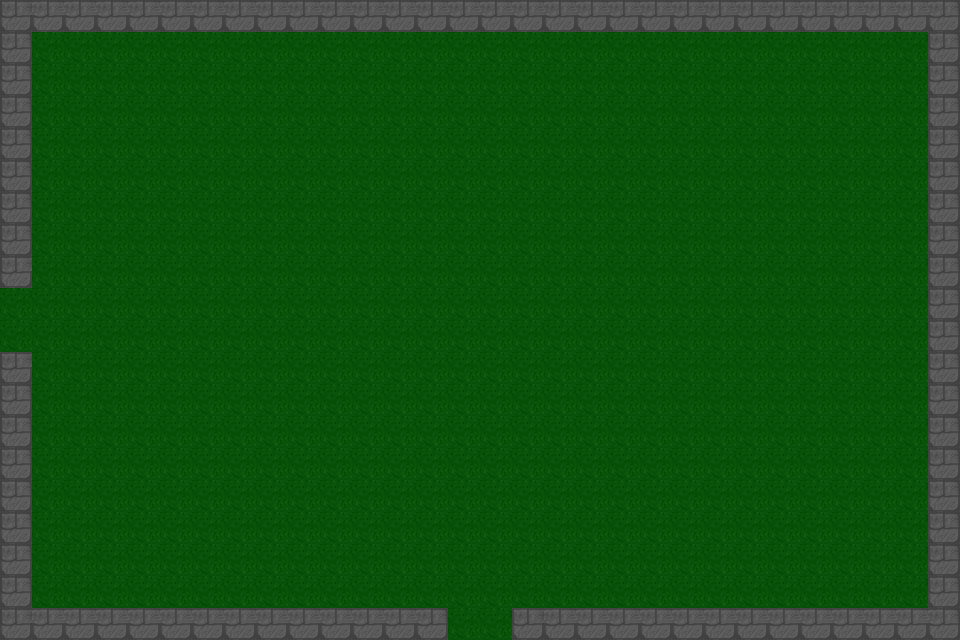

Below is a game level as drawn by its tile map, then a one-line description and the .tmx file that defines it, in full:
An orthogonal 30x20 tile map with 32x32 px tiles, 1 tile layer (Tile layer 1), 2 tilesets and 58 objects.

<map version="1.10" tiledversion="1.11.2" orientation="orthogonal" renderorder="right-down" width="30" height="20" tilewidth="32" tileheight="32" infinite="0" nextlayerid="3" nextobjectid="1">
    <tileset firstgid="1" name="Town Tileset" tilewidth="32" tileheight="32" tilecount="64" columns="8">
        <image source="../../../tiles/World H Tileset.png" trans="ff00ff" width="256" height="256" />
        <tile id="4">
            <objectgroup draworder="index" id="2">
                <object id="1" x="0" y="0" width="32" height="32" />
            </objectgroup>
        </tile>
        <tile id="5">
            <objectgroup draworder="index" id="2">
                <object id="1" x="0" y="0" width="32" height="32" />
            </objectgroup>
        </tile>
        <tile id="6">
            <objectgroup draworder="index" id="2">
                <object id="1" x="0" y="0" width="32" height="32" />
            </objectgroup>
        </tile>
        <tile id="7">
            <objectgroup draworder="index" id="2">
                <object id="1" x="0" y="0" width="32" height="32" />
            </objectgroup>
        </tile>
        <tile id="8">
            <objectgroup draworder="index" id="2">
                <object id="1" x="0" y="0" width="32" height="32" />
            </objectgroup>
        </tile>
        <tile id="10">
            <objectgroup draworder="index" id="2">
                <object id="1" x="0" y="32" width="32" height="0" />
            </objectgroup>
        </tile>
        <tile id="11">
            <objectgroup draworder="index" id="2">
                <object id="1" x="0" y="32" width="32" height="0" />
                <object id="2" x="32" y="0" width="0" height="32" />
            </objectgroup>
        </tile>
        <tile id="12">
            <objectgroup draworder="index" id="2">
                <object id="1" x="32" y="0" width="0" height="32" />
            </objectgroup>
        </tile>
        <tile id="13">
            <objectgroup draworder="index" id="2">
                <object id="1" x="0" y="32" width="32" height="0" />
                <object id="2" x="0" y="32" width="32" height="0" />
                <object id="3" x="0" y="0" width="0" height="32" />
            </objectgroup>
        </tile>
        <tile id="14">
            <objectgroup draworder="index" id="2">
                <object id="1" x="0" y="0" width="0" height="32" />
            </objectgroup>
        </tile>
        <tile id="16">
            <objectgroup draworder="index" id="2">
                <object id="1" x="0" y="0" width="32" height="32" />
            </objectgroup>
        </tile>
        <tile id="24">
            <objectgroup draworder="index" id="2">
                <object id="1" x="0" y="0" width="32" height="32" />
            </objectgroup>
        </tile>
    </tileset>
    <tileset firstgid="65" name="Dungeon Crawler Tileset" tilewidth="32" tileheight="32" tilecount="100" columns="10">
        <image source="../../../tiles/Dungeon_Tile.png" trans="" width="320" height="320" />
        <tile id="2">
            <objectgroup draworder="index" id="2">
                <object id="1" x="0" y="0" width="32" height="32" />
            </objectgroup>
        </tile>
        <tile id="3">
            <objectgroup draworder="index" id="2">
                <object id="1" x="0" y="0" width="32" height="32" />
            </objectgroup>
        </tile>
        <tile id="4">
            <objectgroup draworder="index" id="2">
                <object id="1" x="0" y="0" width="32" height="32" />
            </objectgroup>
        </tile>
        <tile id="5">
            <objectgroup draworder="index" id="2">
                <object id="1" x="0" y="0" width="32" height="32" />
            </objectgroup>
        </tile>
        <tile id="6">
            <objectgroup draworder="index" id="2">
                <object id="1" x="0" y="0" width="32" height="32" />
            </objectgroup>
        </tile>
        <tile id="8">
            <objectgroup draworder="index" id="2">
                <object id="1" x="0" y="0" width="32" height="32" />
            </objectgroup>
        </tile>
        <tile id="12">
            <objectgroup draworder="index" id="2">
                <object id="1" x="0" y="0" width="32" height="32" />
            </objectgroup>
        </tile>
        <tile id="13">
            <objectgroup draworder="index" id="2">
                <object id="1" x="0" y="0" width="32" height="32" />
            </objectgroup>
        </tile>
        <tile id="14">
            <objectgroup draworder="index" id="2">
                <object id="1" x="0" y="0" width="32" height="32" />
            </objectgroup>
        </tile>
        <tile id="15">
            <objectgroup draworder="index" id="2">
                <object id="1" x="0" y="0" width="32" height="32" />
            </objectgroup>
        </tile>
        <tile id="16">
            <objectgroup draworder="index" id="2">
                <object id="1" x="0" y="0" width="32" height="32" />
            </objectgroup>
        </tile>
        <tile id="18">
            <objectgroup draworder="index" id="2">
                <object id="1" x="0" y="0" width="32" height="32" />
            </objectgroup>
        </tile>
        <tile id="22">
            <objectgroup draworder="index" id="2">
                <object id="1" x="0" y="0" width="32" height="32" />
            </objectgroup>
        </tile>
        <tile id="23">
            <objectgroup draworder="index" id="2">
                <object id="1" x="0" y="0" width="32" height="32" />
            </objectgroup>
        </tile>
        <tile id="24">
            <objectgroup draworder="index" id="2">
                <object id="1" x="0" y="0" width="32" height="32" />
            </objectgroup>
        </tile>
        <tile id="25">
            <objectgroup draworder="index" id="2">
                <object id="1" x="0" y="0" width="32" height="32" />
            </objectgroup>
        </tile>
        <tile id="26">
            <objectgroup draworder="index" id="2">
                <object id="1" x="0" y="0" width="32" height="32" />
            </objectgroup>
        </tile>
        <tile id="28">
            <objectgroup draworder="index" id="2">
                <object id="1" x="0" y="0" width="32" height="32" />
            </objectgroup>
        </tile>
        <tile id="32">
            <objectgroup draworder="index" id="2">
                <object id="1" x="0" y="0" width="32" height="32" />
            </objectgroup>
        </tile>
        <tile id="33">
            <objectgroup draworder="index" id="2">
                <object id="1" x="0" y="0" width="32" height="32" />
            </objectgroup>
        </tile>
        <tile id="34">
            <objectgroup draworder="index" id="2">
                <object id="1" x="0" y="0" width="32" height="32" />
            </objectgroup>
        </tile>
        <tile id="35">
            <objectgroup draworder="index" id="2">
                <object id="1" x="0" y="0" width="32" height="32" />
            </objectgroup>
        </tile>
        <tile id="36">
            <objectgroup draworder="index" id="2">
                <object id="1" x="0" y="0" width="32" height="32" />
            </objectgroup>
        </tile>
        <tile id="38">
            <objectgroup draworder="index" id="2">
                <object id="1" x="0" y="0" width="32" height="32" />
            </objectgroup>
        </tile>
        <tile id="42">
            <objectgroup draworder="index" id="2">
                <object id="1" x="0" y="0" width="32" height="32" />
            </objectgroup>
        </tile>
        <tile id="43">
            <objectgroup draworder="index" id="2">
                <object id="1" x="0" y="0" width="32" height="32" />
            </objectgroup>
        </tile>
        <tile id="44">
            <objectgroup draworder="index" id="2">
                <object id="1" x="0" y="0" width="32" height="32" />
            </objectgroup>
        </tile>
        <tile id="45">
            <objectgroup draworder="index" id="2">
                <object id="1" x="0" y="0" width="32" height="32" />
            </objectgroup>
        </tile>
        <tile id="46">
            <objectgroup draworder="index" id="2">
                <object id="1" x="0" y="0" width="32" height="32" />
            </objectgroup>
        </tile>
        <tile id="48">
            <objectgroup draworder="index" id="2">
                <object id="1" x="0" y="0" width="32" height="32" />
            </objectgroup>
        </tile>
        <tile id="52">
            <objectgroup draworder="index" id="2">
                <object id="1" x="0" y="0" width="32" height="32" />
            </objectgroup>
        </tile>
        <tile id="53">
            <objectgroup draworder="index" id="2">
                <object id="1" x="0" y="0" width="32" height="32" />
            </objectgroup>
        </tile>
        <tile id="54">
            <objectgroup draworder="index" id="2">
                <object id="1" x="0" y="0" width="32" height="32" />
            </objectgroup>
        </tile>
        <tile id="55">
            <objectgroup draworder="index" id="2">
                <object id="1" x="0" y="0" width="32" height="32" />
            </objectgroup>
        </tile>
        <tile id="56">
            <objectgroup draworder="index" id="2">
                <object id="1" x="0" y="0" width="32" height="32" />
            </objectgroup>
        </tile>
        <tile id="58">
            <objectgroup draworder="index" id="2">
                <object id="1" x="0" y="0" width="32" height="32" />
            </objectgroup>
        </tile>
        <tile id="62">
            <objectgroup draworder="index" id="2">
                <object id="1" x="0" y="0" width="32" height="32" />
            </objectgroup>
        </tile>
        <tile id="63">
            <objectgroup draworder="index" id="2">
                <object id="1" x="0" y="0" width="32" height="32" />
            </objectgroup>
        </tile>
        <tile id="64">
            <objectgroup draworder="index" id="2">
                <object id="1" x="0" y="0" width="32" height="32" />
            </objectgroup>
        </tile>
        <tile id="65">
            <objectgroup draworder="index" id="2">
                <object id="1" x="0" y="0" width="32" height="32" />
            </objectgroup>
        </tile>
        <tile id="66">
            <objectgroup draworder="index" id="2">
                <object id="1" x="0" y="0" width="32" height="32" />
            </objectgroup>
        </tile>
        <tile id="68">
            <objectgroup draworder="index" id="2">
                <object id="1" x="0" y="0" width="32" height="32" />
            </objectgroup>
        </tile>
        <tile id="80">
            <objectgroup draworder="index" id="2">
                <object id="1" x="0" y="0" width="32" height="32" />
            </objectgroup>
        </tile>
    </tileset>
    <layer id="1" name="Tile layer 1" width="30" height="20">
        <data encoding="csv">
9,6,6,6,6,6,6,6,6,6,6,6,6,6,6,6,6,6,6,6,6,6,6,6,6,6,6,6,6,7,
8,2,2,2,2,2,2,2,2,2,2,2,2,2,2,2,2,2,2,2,2,2,2,2,2,2,2,2,2,8,
8,2,2,2,2,2,2,2,2,2,2,2,2,2,2,2,2,2,2,2,2,2,2,2,2,2,2,2,2,8,
8,2,2,2,2,2,2,2,2,2,2,2,2,2,2,2,2,2,2,2,2,2,2,2,2,2,2,2,2,8,
8,2,2,2,2,2,2,2,2,2,2,2,2,2,2,2,2,2,2,2,2,2,2,2,2,2,2,2,2,8,
8,2,2,2,2,2,2,2,2,2,2,2,2,2,2,2,2,2,2,2,2,2,2,2,2,2,2,2,2,8,
8,2,2,2,2,2,2,2,2,2,2,2,2,2,2,2,2,2,2,2,2,2,2,2,2,2,2,2,2,8,
8,2,2,2,2,2,2,2,2,2,2,2,2,2,2,2,2,2,2,2,2,2,2,2,2,2,2,2,2,8,
9,2,2,2,2,2,2,2,2,2,2,2,2,2,2,2,2,2,2,2,2,2,2,2,2,2,2,2,2,8,
2,2,2,2,2,2,2,2,2,2,2,2,2,2,2,2,2,2,2,2,2,2,2,2,2,2,2,2,2,8,
2,2,2,2,2,2,2,2,2,2,2,2,2,2,2,2,2,2,2,2,2,2,2,2,2,2,2,2,2,8,
9,2,2,2,2,2,2,2,2,2,2,2,2,2,2,2,2,2,2,2,2,2,2,2,2,2,2,2,2,8,
8,2,2,2,2,2,2,2,2,2,2,2,2,2,2,2,2,2,2,2,2,2,2,2,2,2,2,2,2,8,
8,2,2,2,2,2,2,2,2,2,2,2,2,2,2,2,2,2,2,2,2,2,2,2,2,2,2,2,2,8,
8,2,2,2,2,2,2,2,2,2,2,2,2,2,2,2,2,2,2,2,2,2,2,2,2,2,2,2,2,8,
8,2,2,2,2,2,2,2,2,2,2,2,2,2,2,2,2,2,2,2,2,2,2,2,2,2,2,2,2,8,
8,2,2,2,2,2,2,2,2,2,2,2,2,2,2,2,2,2,2,2,2,2,2,2,2,2,2,2,2,8,
8,2,2,2,2,2,2,2,2,2,2,2,2,2,2,2,2,2,2,2,2,2,2,2,2,2,2,2,2,8,
8,2,2,2,2,2,2,2,2,2,2,2,2,2,2,2,2,2,2,2,2,2,2,2,2,2,2,2,2,8,
9,6,6,6,6,6,6,6,6,6,6,6,6,7,2,2,9,6,6,6,6,6,6,6,6,6,6,6,6,7
        </data>
    </layer>
</map>
